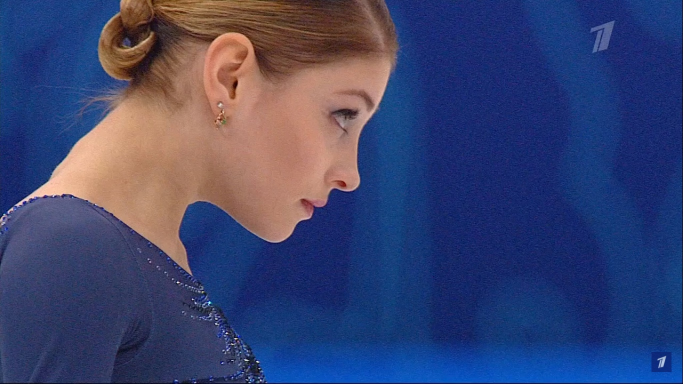
#> input picture src/lab1/images/1.jpg, 1366 x 768 px, found by its file name (shown at 1/2 size)
$ python 1_1.py
#> lines starting #> are read from the running program, lines starting #| are printed output that depends on the picture
"""
Для выполнения этого задания используйте любое изображение. Напишите
программу, которая будет выводить изображение на экран следующим
образом: 1. в цвете в полном размере на 5 секунд, затем закрыть; 2. в
оттенках серого в полном размере на 7 секунд, затем закрыть; 3. в цвете в 2
раза меньше, чем исходный размер, на 9 секунд, затем закрыть; 4. в оттенках
серого в 4 раза меньше, чем исходный размер, на 11 секунд, затем закрыть. 5.
В цвете в полном размере, поменяв местами зелёный и красный каналы на 4
секунды. 6. Закрыть при нажатии на клавищу Esc. Все действия должны
выполняться в одном скрипте.
"""
import cv2


# Загрузка изображения
img = cv2.imread(
    r"D:\pythonprograms\techvision\techvision_etu_2025\src\lab1\images\1.jpg",
    flags=cv2.IMREAD_COLOR # параметр(ы) чтения
)
#> img is the input picture: shape (768, 1366, 3); mean B, G, R 111, 68.1, 59.8
# Показать оригинальное изображение
cv2.namedWindow(
    "Original", # имя окна
    flags=cv2.WINDOW_AUTOSIZE # параметр(ы) окна
)
cv2.imshow(
    "Original", # имя окна
    img # переменная, содержащая изображение
)
cv2.waitKey(5000)
cv2.destroyAllWindows()
# СЕРЫЙ
img2 = cv2.cvtColor(
    img, # входное изображение
    cv2.COLOR_BGR2GRAY # код преобразования
)
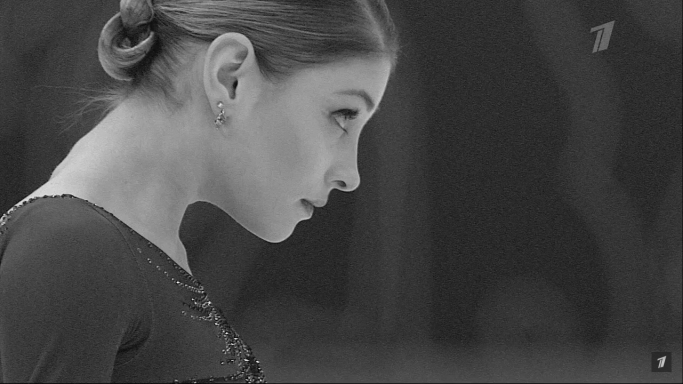
#> img2: shape (768, 1366) (shown at 1/2 size); min 1, max 254, mean 70.5
# Показать серое изображение
cv2.namedWindow(
    "Grayscale", # имя окна
    flags=cv2.WINDOW_AUTOSIZE # параметр(ы) окна
)
cv2.imshow(
    "Grayscale", # имя окна
    img2 # переменная, содержащая изображение
)
cv2.waitKey(7000)
cv2.destroyAllWindows()
#ЦВЕТ:2
# Уменьшаем изображение в 2 раза
height, width = img.shape[:2]
#> height = 768; width = 1366
new_width = width // 2
#> new_width = 683
new_height = height // 2
#> new_height = 384
img_resized = cv2.resize(img, (new_width, new_height))
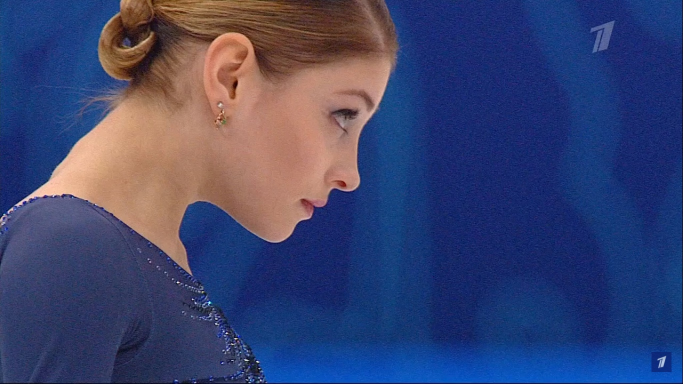
#> img_resized: shape (384, 683, 3); mean B, G, R 111.1, 68.2, 59.9
# Выводим уменьшенное изображение в окне AUTOSIZE
cv2.namedWindow("Half Size", cv2.WINDOW_AUTOSIZE)
cv2.imshow("Half Size", img_resized)
cv2.waitKey(9000)
cv2.destroyAllWindows()
#СЕРЫЙ:4
# Уменьшаем изображение в 2 раза
height, width = img2.shape[:2]
new_width2 = width // 4
#> new_width2 = 341
new_height2 = height // 4
#> new_height2 = 192
img_resized2 = cv2.resize(img2, (new_width2, new_height2))
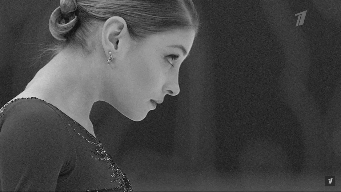
#> img_resized2: shape (192, 341); min 11, max 231, mean 70.5
# Выводим уменьшенное изображение в окне AUTOSIZE
cv2.namedWindow("Half Size", cv2.WINDOW_AUTOSIZE)
cv2.imshow("Half Size", img_resized2)
cv2.waitKey(11000)
cv2.destroyAllWindows()
g, b, r = cv2.split(img)
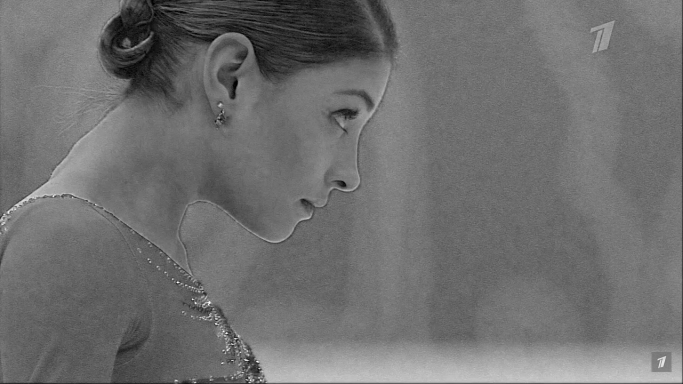
#> g: shape (768, 1366) (shown at 1/2 size); min 0, max 255, mean 111
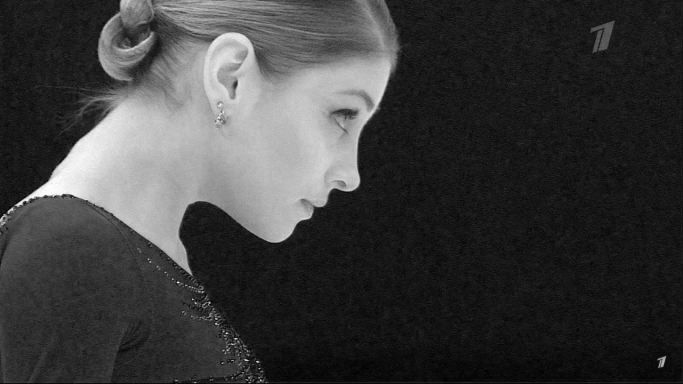
#> r: shape (768, 1366) (shown at 1/2 size); min 0, max 255, mean 59.8
img_n = cv2.merge([g, r, b])
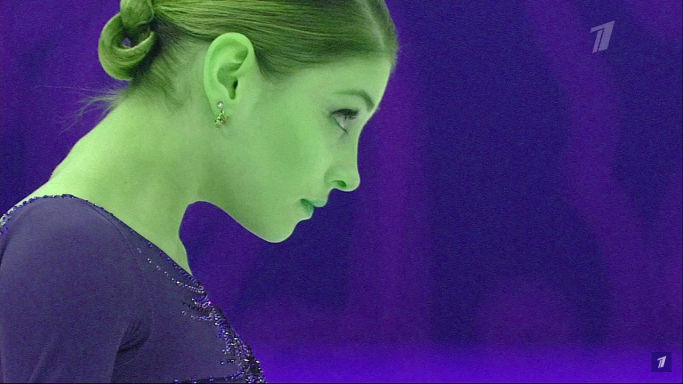
#> img_n: shape (768, 1366, 3) (shown at 1/2 size); mean of channels 0, 1, 2 111, 59.8, 68.1; drawn as B, G, R
cv2.namedWindow(
    "Colorcheng", # имя окна
    flags=cv2.WINDOW_AUTOSIZE # параметр(ы) окна
)
cv2.imshow(
    "GreenToRed", # имя окна
    img_n # переменная, содержащая изображение
)
cv2.waitKey(4000)
while True:
    key = cv2.waitKey(1) & 0xFF
#> (key Esc is pressed here)
    if key == 27: # 27 - код клавиши Esc
        break
cv2.destroyAllWindows()

$ run again, with src/lab1/images/2.jpg copied over src/lab1/images/1.jpg
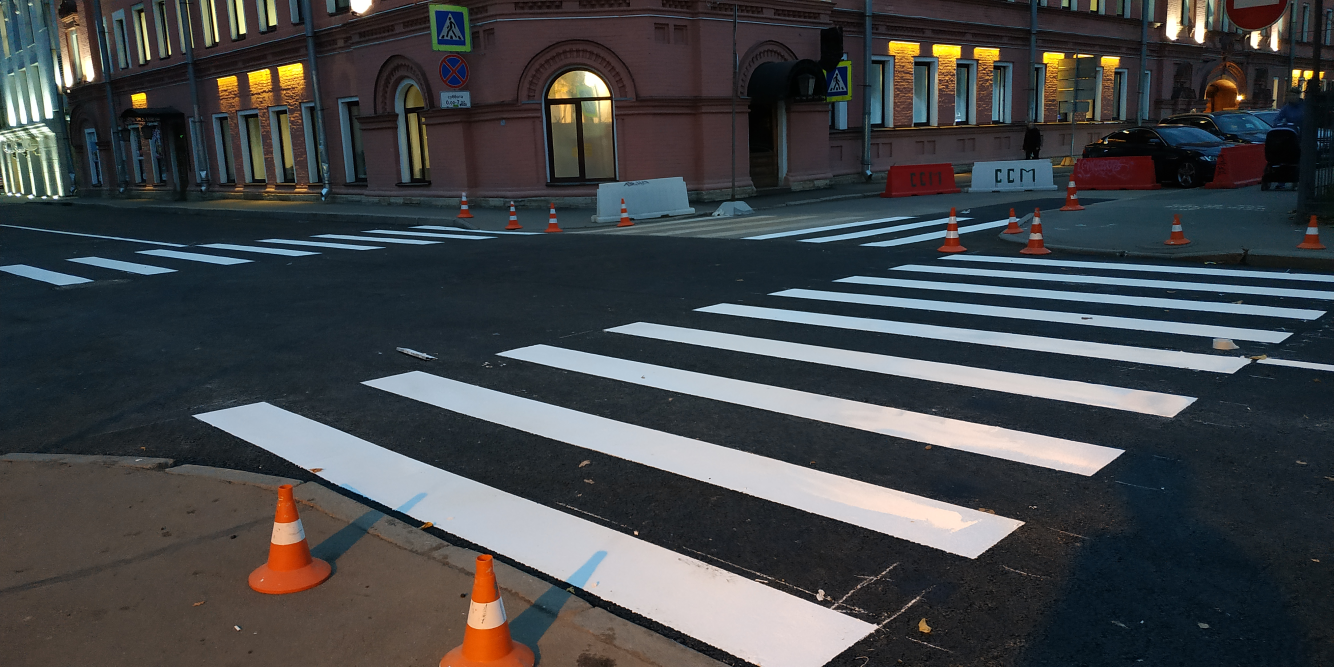
#> input picture src/lab1/images/2.jpg, 4000 x 2000 px, found by its file name (shown at 1/3 size)
#> img is the input picture: shape (2000, 4000, 3); mean B, G, R 72.2, 69.9, 67.6
#> `g, b, r = cv2.split(img)`:
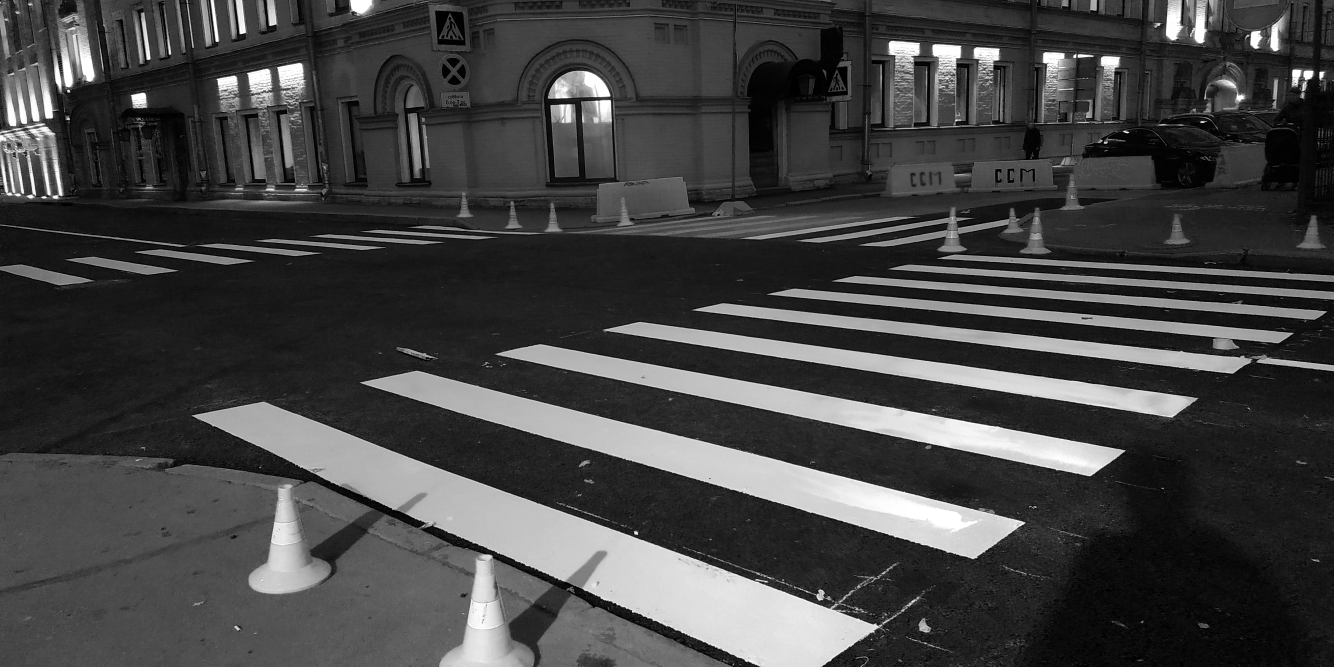
#> r: shape (2000, 4000) (shown at 1/3 size); min 0, max 255, mean 67.6
#> `img_n = cv2.merge([g, r, b])`:
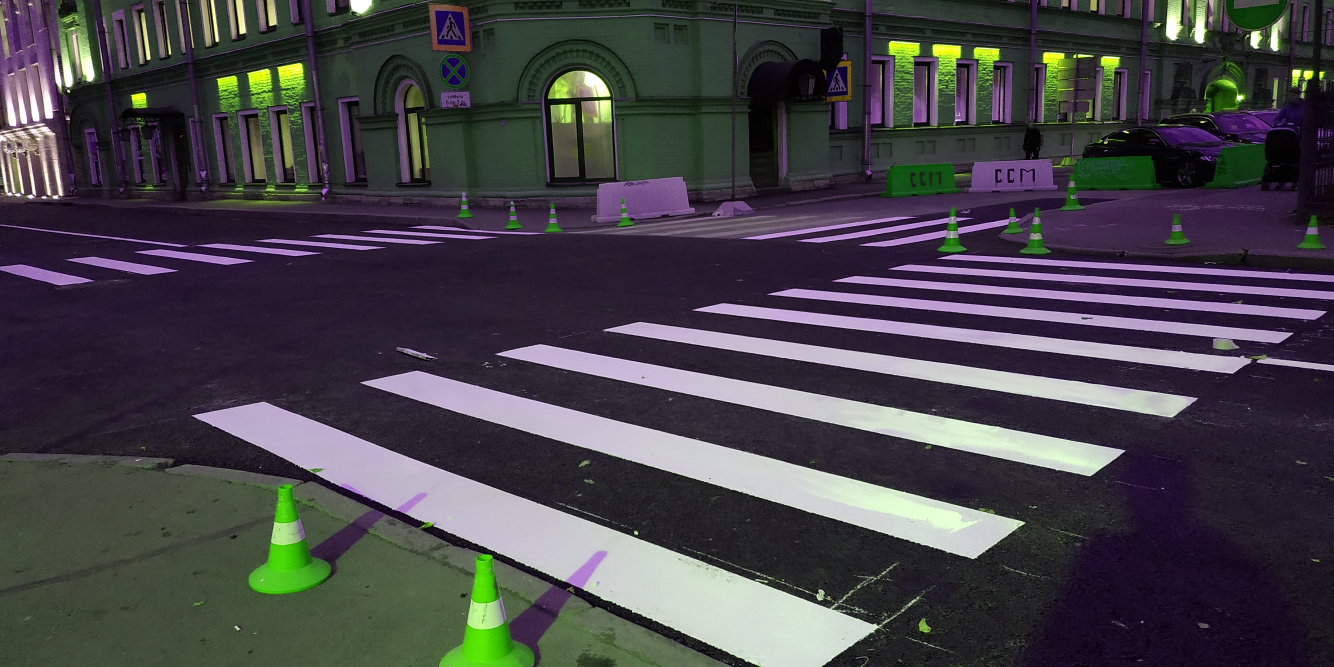
#> img_n: shape (2000, 4000, 3) (shown at 1/3 size); mean of channels 0, 1, 2 72.2, 67.6, 69.9; drawn as B, G, R

$ run again, with src/lab1/images/5.jpg copied over src/lab1/images/1.jpg
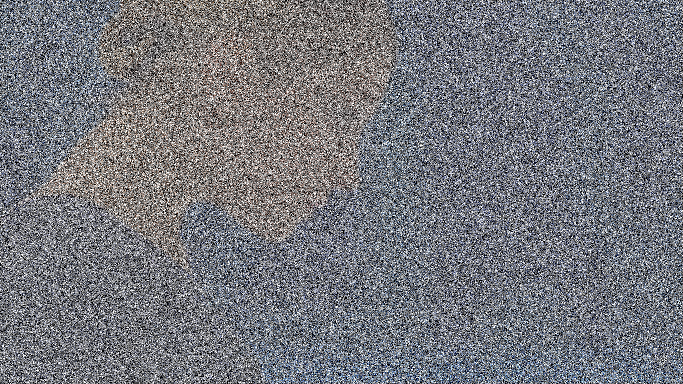
#> input picture src/lab1/images/5.jpg, 1366 x 768 px, found by its file name (shown at 1/2 size)
#> img is the input picture: shape (768, 1366, 3); mean B, G, R 124.6, 118.4, 117.1
#> `img_resized2 = cv2.resize(img2, (new_width2, new_height2))`:
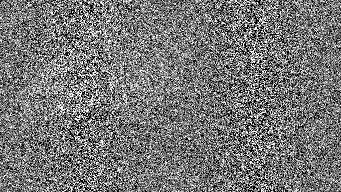
#> img_resized2: shape (192, 341); min 0, max 255, mean 118.2
#> `g, b, r = cv2.split(img)`:
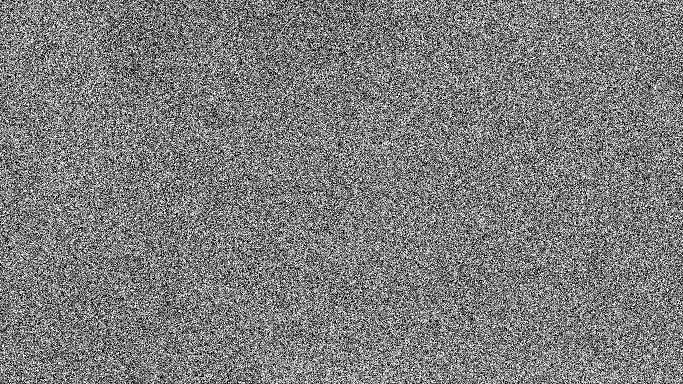
#> g: shape (768, 1366) (shown at 1/2 size); min 0, max 255, mean 124.6

$ run again, with src/lab1/images/3.png saved as src/lab1/images/1.jpg
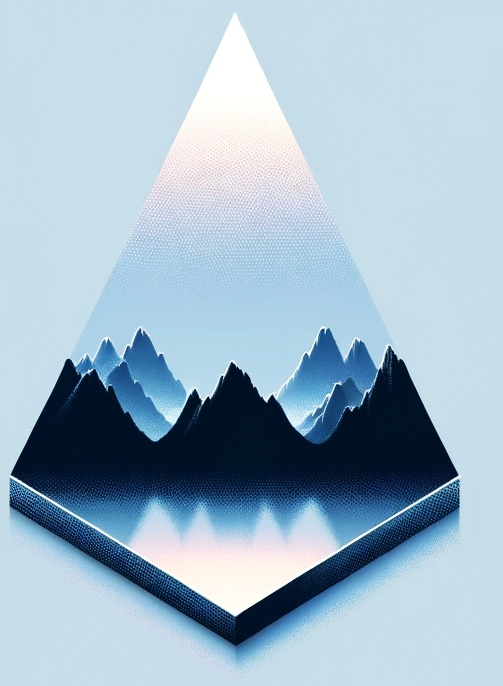
#> input picture src/lab1/images/3.png, 503 x 686 px, found by its file name
#> img is the input picture: shape (686, 503, 3); mean B, G, R 201, 183.9, 159.8
#> `g, b, r = cv2.split(img)`:
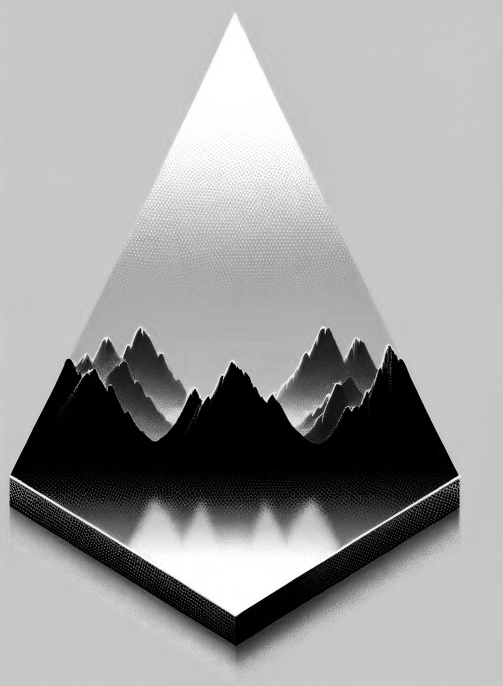
#> r: shape (686, 503); min 0, max 255, mean 159.8
#> `img_n = cv2.merge([g, r, b])`:
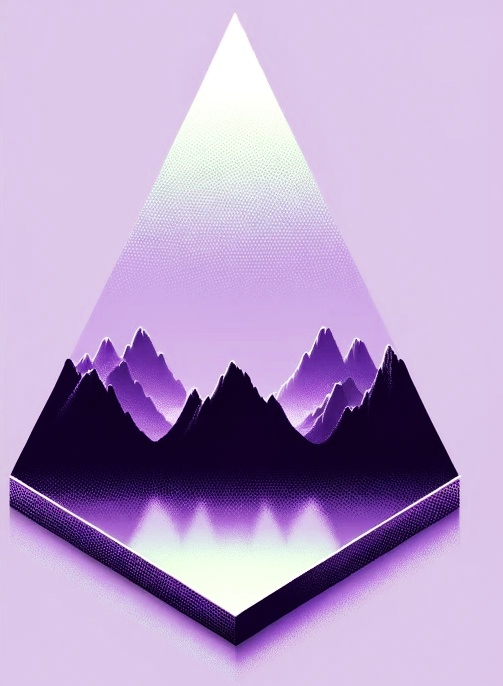
#> img_n: shape (686, 503, 3); mean of channels 0, 1, 2 201, 159.8, 183.9; drawn as B, G, R
